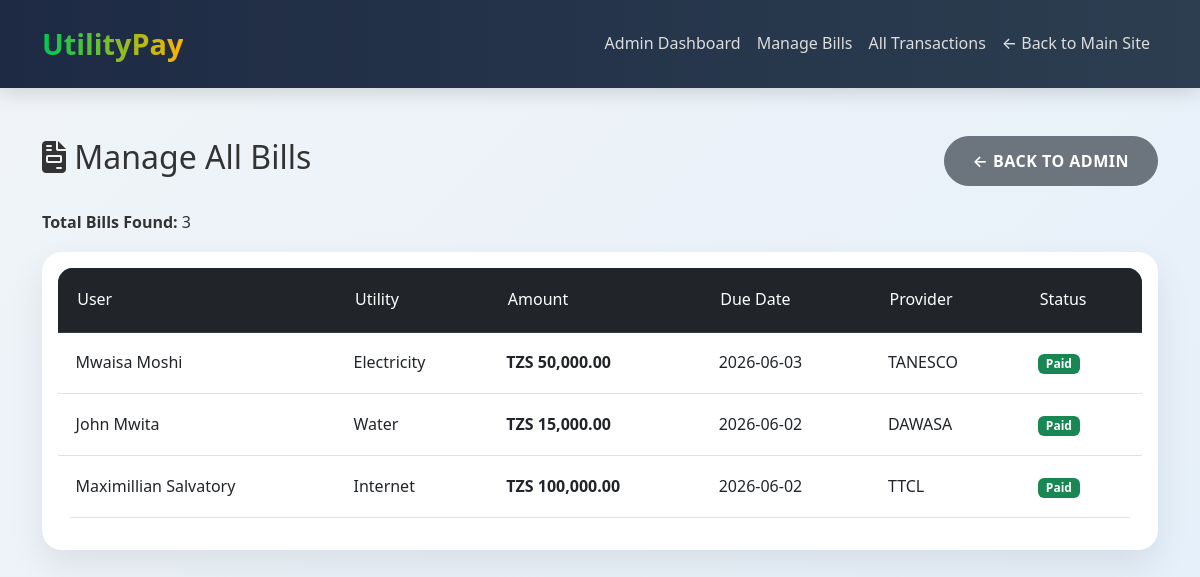
The app's page /admin/bills.php (signed in) with its own data.
### tables this page shows
CREATE TABLE `bills` (
  `id` int(11) NOT NULL,
  `user_id` int(11) DEFAULT NULL,
  `utility_type` enum('water','electricity','internet') NOT NULL,
  `amount` decimal(10,2) NOT NULL,
  `due_date` date NOT NULL,
  `status` enum('pending','paid') DEFAULT 'pending',
  `bill_number` varchar(50) DEFAULT NULL,
  `provider` varchar(100) DEFAULT NULL,
  `created_at` timestamp NOT NULL DEFAULT current_timestamp()
);

CREATE TABLE `users` (
  `id` int(11) NOT NULL,
  `name` varchar(100) NOT NULL,
  `email` varchar(100) NOT NULL,
  `password` varchar(255) NOT NULL,
  `phone` varchar(20) DEFAULT NULL,
  `address` text DEFAULT NULL,
  `role` enum('user','admin') DEFAULT 'user',
  `created_at` timestamp NOT NULL DEFAULT current_timestamp()
);

### includes/auth.php (called while the page is built, shortened)
<?php
if (!function_exists('isLoggedIn')) {
    function isAdmin() {
        return isset($_SESSION['role']) && $_SESSION['role'] === 'admin';
    }
}
?>

### admin/bills.php (the view, shortened to what this page needs)
<?php
include '../includes/header.php';
?>
<div class="container py-5">
    <div class="d-flex justify-content-between align-items-center mb-4">
        <h2><i class="fas fa-file-invoice"></i> Manage All Bills</h2>
        <a href="index.php" class="btn btn-secondary">← Back to Admin</a>
    </div>
    <?php
    $result = $conn->query("
        SELECT b.*, u.name as user_name
        FROM bills b
        JOIN users u ON b.user_id = u.id
        ORDER BY b.due_date DESC
    ");
    echo "<p><strong>Total Bills Found:</strong> " . $result->num_rows . "</p>";
    ?>
    <div class="card">
        <div class="card-body">
            <?php if ($result->num_rows == 0): ?>
                <div class="alert alert-info text-center py-5">
                    <h5>No bills found in the system.</h5>
                    <p>Go to <a href="../bills.php">Bills Page</a> and add some bills first.</p>
                </div>
            <?php else: ?>
                <table class="table table-hover">
                    <thead class="table-dark">
                        <tr>
                            <th>User</th>
                            <th>Utility</th>
                            <th>Amount</th>
                            <th>Due Date</th>
                            <th>Provider</th>
                            <th>Status</th>
                        </tr>
                    </thead>
                    <tbody>
                        <?php while($row = $result->fetch_assoc()): ?>
                        <tr>
                            <td><?= htmlspecialchars($row['user_name']) ?></td>
                            <td><?= ucfirst($row['utility_type']) ?></td>
                            <td><strong>TZS <?= number_format($row['amount'], 2) ?></strong></td>
                            <td><?= $row['due_date'] ?></td>
                            <td><?= htmlspecialchars($row['provider']) ?></td>
                            <td>
                                <span class="badge bg-<?= $row['status']=='paid' ? 'success' : 'warning' ?>">
                                    <?= ucfirst($row['status']) ?>
                                </span>
                            </td>
                        </tr>
                        <?php endwhile; ?>
                    </tbody>
                </table>
            <?php endif; ?>
        </div>
    </div>
</div>
<?php include '../includes/footer.php'; ?>

### includes/header.php (shortened to what this page needs)
<?php
require 'auth.php';
?>
<!DOCTYPE html>
<html lang="en">
<head>
    <link href="https://cdn.jsdelivr.net/npm/bootstrap@5.3.0/dist/css/bootstrap.min.css" rel="stylesheet">
    <link rel="stylesheet" href="https://cdnjs.cloudflare.com/ajax/libs/font-awesome/6.5.0/css/all.min.css">
    <link rel="stylesheet" href="assets/css/style.css">
</head>
<body>
<nav class="navbar navbar-expand-lg navbar-dark bg-dark">
    <div class="container">
        <a class="navbar-brand fw-bold" href="<?php echo (isAdmin() && strpos($_SERVER['PHP_SELF'], 'admin/') !== false) ? 'admin/index.php' : 'dashboard.php'; ?>">
            UtilityPay
        </a>
        <div class="collapse navbar-collapse" id="navbarNav">
            <ul class="navbar-nav ms-auto">
                <?php if (isAdmin() && strpos($_SERVER['PHP_SELF'], '/admin/') !== false): ?>
                    <li class="nav-item"><a class="nav-link" href="index.php">Admin Dashboard</a></li>
                    <li class="nav-item"><a class="nav-link" href="bills.php">Manage Bills</a></li>
                    <li class="nav-item"><a class="nav-link" href="transactions.php">All Transactions</a></li>
                    <li class="nav-item"><a class="nav-link text-light" href="../dashboard.php">← Back to Main Site</a></li>
                <?php endif; ?>
            </ul>
        </div>
    </div>
</nav>

### includes/footer.php (shortened to what this page needs)
</body>
</html>

### assets/css/style.css (style rules this page uses)
:root { --primary: #00c853; --primary-dark: #00b140; --secondary: #ffb300; --dark: #1e2a44; --light: #f8f9fa; --gray: #6c757d; --success: #00c853; --accent: #1e88e5; }
* { margin: 0; padding: 0; box-sizing: border-box; }
body { font-family: 'Segoe UI', system-ui, -apple-system, sans-serif; background: linear-gradient(135deg, #f0f4f8 0%, #e6f0fa 100%); color: #333; line-height: 1.6; overflow-x: hidden; }
.navbar { background: linear-gradient(90deg, var(--dark), #2c3e50) !important; box-shadow: 0 4px 20px rgba(0, 0, 0, 0.15); padding: 1rem 0; backdrop-filter: blur(10px); }
.navbar-brand { font-size: 1.8rem; font-weight: 700; background: linear-gradient(90deg, var(--primary), var(--secondary)); -webkit-background-clip: text; -webkit-text-fill-color: transparent; }
.nav-link { color: #ddd !important; font-weight: 500; transition: all 0.3s ease; position: relative; }
.nav-link::after { content: ''; position: absolute; width: 0; height: 2px; bottom: -5px; left: 0; background: var(--primary); transition: width 0.3s ease; }
.card { border: none; border-radius: 20px; box-shadow: 0 15px 35px rgba(0, 0, 0, 0.08); transition: all 0.4s cubic-bezier(0.4, 0, 0.2, 1); overflow: hidden; background: white; }
.btn { border-radius: 50px; padding: 12px 28px; font-weight: 600; transition: all 0.3s ease; text-transform: uppercase; letter-spacing: 0.5px; }
.table { border-radius: 15px; overflow: hidden; }
.table thead { background: var(--dark); color: white; }
.table th { font-weight: 500; padding: 1.2rem; }
.table td { padding: 1.1rem; vertical-align: middle; }

### records on screen
bills: user.name "Mwaisa Moshi", utility_type "Electricity", amount "50,000.00", due_date "2026-06-03", provider "TANESCO", status "Paid"
bills: user.name "John Mwita", utility_type "Water", amount "15,000.00", due_date "2026-06-02", provider "DAWASA", status "Paid"
bills: user.name "Maximillian Salvatory", utility_type "Internet", amount "100,000.00", due_date "2026-06-02", provider "TTCL", status "Paid"

### other values on screen
$result->num_rows "3"
